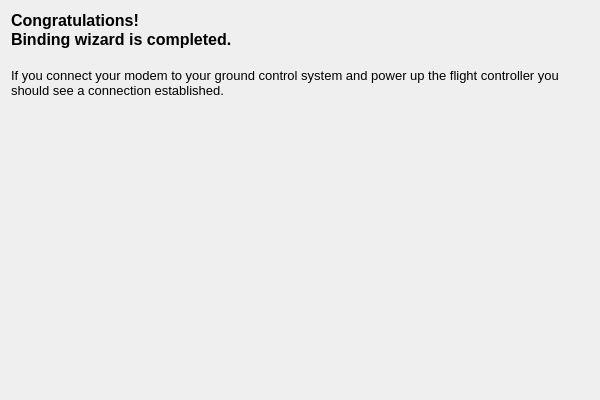
<?xml version="1.0" encoding="UTF-8"?>
<ui version="4.0">
 <class>EndPage</class>
 <widget class="QWizardPage" name="EndPage">
  <property name="geometry">
   <rect>
    <x>0</x>
    <y>0</y>
    <width>600</width>
    <height>400</height>
   </rect>
  </property>
  <property name="minimumSize">
   <size>
    <width>600</width>
    <height>400</height>
   </size>
  </property>
  <property name="windowTitle">
   <string>WizardPage</string>
  </property>
  <layout class="QVBoxLayout" name="verticalLayout">
   <item>
    <widget class="QLabel" name="label_2">
     <property name="text">
      <string>&lt;!DOCTYPE HTML PUBLIC &quot;-//W3C//DTD HTML 4.0//EN&quot; &quot;http://www.w3.org/TR/REC-html40/strict.dtd&quot;&gt;
&lt;html&gt;&lt;head&gt;&lt;meta name=&quot;qrichtext&quot; content=&quot;1&quot; /&gt;&lt;style type=&quot;text/css&quot;&gt;
p, li { white-space: pre-wrap; }
&lt;/style&gt;&lt;/head&gt;&lt;body style=&quot; font-family:'.Lucida Grande UI'; font-size:13pt; font-weight:400; font-style:normal;&quot;&gt;
&lt;p style=&quot; margin-top:0px; margin-bottom:0px; margin-left:0px; margin-right:0px; -qt-block-indent:0; text-indent:0px;&quot;&gt;&lt;span style=&quot; font-family:'MS Shell Dlg 2'; font-size:12pt; font-weight:600;&quot;&gt;Congratulations!&lt;/span&gt;&lt;/p&gt;
&lt;p style=&quot; margin-top:0px; margin-bottom:0px; margin-left:0px; margin-right:0px; -qt-block-indent:0; text-indent:0px;&quot;&gt;&lt;span style=&quot; font-family:'MS Shell Dlg 2'; font-size:12pt; font-weight:600;&quot;&gt;Binding wizard is completed.&lt;/span&gt;&lt;/p&gt;
&lt;p style=&quot;-qt-paragraph-type:empty; margin-top:0px; margin-bottom:0px; margin-left:0px; margin-right:0px; -qt-block-indent:0; text-indent:0px; font-family:'MS Shell Dlg 2'; font-size:12pt; font-weight:600;&quot;&gt;&lt;br /&gt;&lt;/p&gt;
&lt;p style=&quot; margin-top:0px; margin-bottom:0px; margin-left:0px; margin-right:0px; -qt-block-indent:0; text-indent:0px;&quot;&gt;&lt;span style=&quot; font-family:'MS Shell Dlg 2'; font-size:10pt;&quot;&gt;If you connect your modem to your ground control system and power up the flight controller you should see a connection established.&lt;/span&gt;&lt;/p&gt;&lt;/body&gt;&lt;/html&gt;</string>
     </property>
     <property name="alignment">
      <set>Qt::AlignLeading|Qt::AlignLeft|Qt::AlignTop</set>
     </property>
     <property name="wordWrap">
      <bool>true</bool>
     </property>
    </widget>
   </item>
  </layout>
 </widget>
 <resources/>
 <connections/>
</ui>
